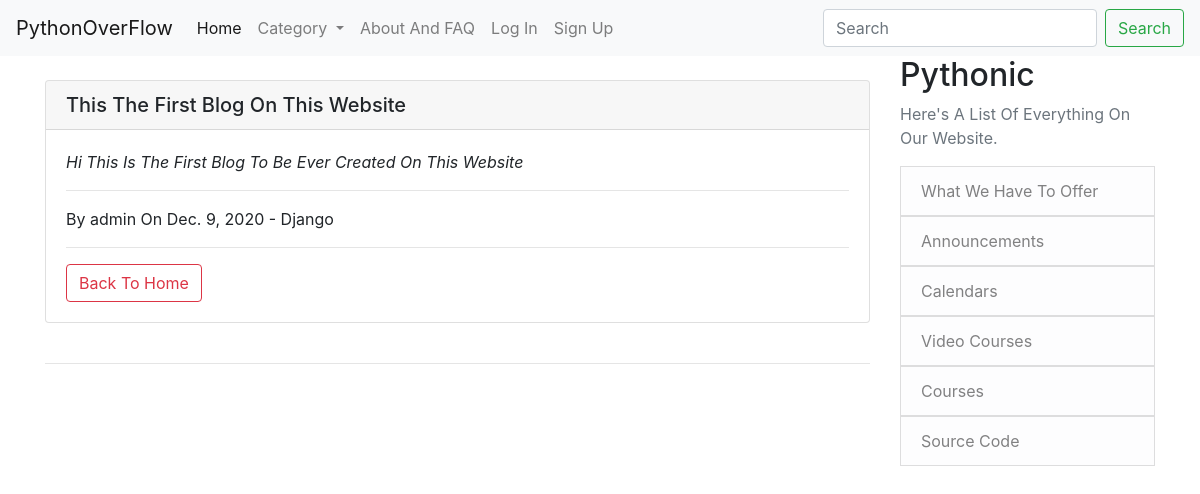
/post-detail/17, run on the app's committed database.
### App/models.py (models this page shows, shortened)
class Post(models.Model):
    title = models.CharField(max_length=120)
    author = models.ForeignKey(User, on_delete=models.CASCADE)
    context = RichTextField(blank=True, null=True)
    date_created = models.DateField(auto_now=True)
    category = models.CharField(max_length=30, default='Python')
    likes = models.ManyToManyField(User, related_name='blog_posts')
    def total_like(self):
        return self.likes.count()

### App/views.py (the view)
# urls.py: path('post-detail/<int:pk>', post_detail_view.as_view(), name='post_detail'),
class post_detail_view(DetailView):
    model = Post
    template_name = 'App/post-detail.html'
    def get_context_data(self, *args, **kwargs):
        cate_menu = Category.objects.all()
        context = super(post_detail_view, self).get_context_data(*args, **kwargs)
        databasecheck = get_object_or_404(Post, id=self.kwargs['pk'])
        total_like = databasecheck.total_like()
        liked = False
        if databasecheck.likes.filter(id=self.request.user.id).exists():
            liked = True
        context['cate_menu'] = cate_menu
        context['total_like'] = total_like
        context['liked'] = liked
        return context

### App/models.py (called while the page is built)
    def __str__(self):
        return self.name

### App/templates/App/post-detail.html (shortened to what this page needs)
{% extends "App/base.html" %}
{% block content %}
<br>
<div class="card">
    <h5 class="card-header">{{ post.title }}</h5>
    <div class="card-body">
        <p class="card-text"><i>{{ post.context|safe }}</i></p>
        <hr>
        <p class="card-text">By {{ post.author }} On {{ post.date_created }} - {{ post.category }}</p>
        <hr>
        <a href="/" type="button" class="btn btn-outline-danger">Back To Home</a>
    </div>
</div>
<br>
<hr>
{% endblock %}

### data on the page
Post: title "This The First Blog On This Website", context "Hi This Is The First Blog To Be Ever Created On This Website", author "admin", date_created "Dec. 9, 2020", category "Django"
